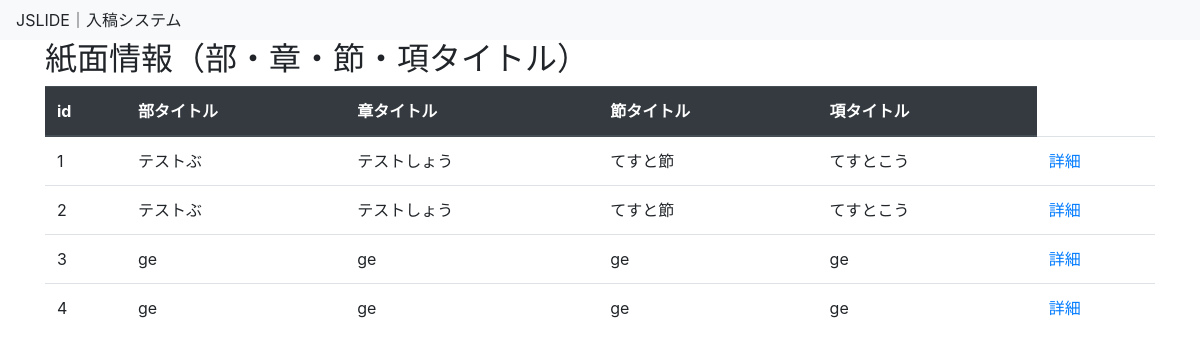
Page /bunchlist/ on the committed database.
### factors/models.py (models this page shows, shortened)
class Bunch(models.Model):
    categoryname = models.CharField(max_length=50, blank=False, null=False)
    chaptername = models.CharField(max_length=50, blank=False, null=False)
    sectionname = models.CharField(max_length=50, blank=False, null=False)
    termname = models.CharField(max_length=50, blank=False, null=False)
    created_at = models.DateTimeField(default=timezone.now)
    updated_at = models.DateTimeField(default=timezone.now)

### factors/views.py (the view)
# urls.py: path('bunchlist/', views.bunchlist, name='bunchlist'),
def bunchlist(request):
    ctx = {
        'bunches': Bunch.objects.all(),
    }
    return render(request, 'factors/bunchlist.html', ctx)

### factors/templates/factors/bunchlist.html
{% extends 'factors/base.html' %} {% block content %}
<h2>紙面情報（部・章・節・項タイトル）</h2>
<table class="table">
  <thead class="thead-dark">
    <tr>
      <th scope="col">id</th>
      <th scope="col">部タイトル</th>
      <th scope="col">章タイトル</th>
      <th scope="col">節タイトル</th>
      <th scope="col">項タイトル</th>
    </tr>
  </thead>
  <tbody>
    {% for bunch in bunches %}
    <tr>
      <td>{{ bunch.id }}</td>
      <td>{{ bunch.categoryname }}</td>
      <td>{{ bunch.chaptername }}</td>
      <td>{{ bunch.sectionname }}</td>
      <td>{{ bunch.termname }}</td>
      <td><a href="{% url 'factors:bunchdetail' pk=bunch.pk %}">詳細</a></td>
    </tr>
    {% endfor %}
  </tbody>
</table>
{% endblock %}

### factors/templates/factors/base.html (shortened to what this page needs)
<!DOCTYPE html>
<html lang="ja">
  <head>
    <link
      rel="stylesheet"
      href="https://stackpath.bootstrapcdn.com/bootstrap/4.3.1/css/bootstrap.min.css"
    />
  </head>
  <body>
    <header>
      <nav class="navbar navbar-light bg-light">
        JSLIDE｜入稿システム
      </nav>
    </header>
    <div class="container">
      {% block content %}{% endblock %}
    </div>
  </body>
</html>

### rows in the picture
Bunch: id "1", categoryname "テストぶ", chaptername "テストしょう", sectionname "てすと節", termname "てすとこう"
Bunch: id "2", categoryname "テストぶ", chaptername "テストしょう", sectionname "てすと節", termname "てすとこう"
Bunch: id "3", categoryname "ge", chaptername "ge", sectionname "ge", termname "ge"
Bunch: id "4", categoryname "ge", chaptername "ge", sectionname "ge", termname "ge"
